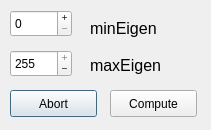
<?xml version="1.0" encoding="UTF-8"?>
<ui version="4.0">
 <class>Dialog_Eigen</class>
 <widget class="QDialog" name="Dialog_Eigen">
  <property name="geometry">
   <rect>
    <x>0</x>
    <y>0</y>
    <width>211</width>
    <height>130</height>
   </rect>
  </property>
  <property name="windowTitle">
   <string>Choose thresholds</string>
  </property>
  <widget class="QDoubleSpinBox" name="box_maxEigen">
   <property name="geometry">
    <rect>
     <x>10</x>
     <y>50</y>
     <width>62</width>
     <height>27</height>
    </rect>
   </property>
   <property name="buttonSymbols">
    <enum>QAbstractSpinBox::PlusMinus</enum>
   </property>
   <property name="decimals">
    <number>0</number>
   </property>
   <property name="minimum">
    <double>0.000000000000000</double>
   </property>
   <property name="maximum">
    <double>255.000000000000000</double>
   </property>
   <property name="singleStep">
    <double>1.000000000000000</double>
   </property>
   <property name="value">
    <double>255.000000000000000</double>
   </property>
  </widget>
  <widget class="QPushButton" name="abort">
   <property name="geometry">
    <rect>
     <x>10</x>
     <y>90</y>
     <width>87</width>
     <height>27</height>
    </rect>
   </property>
   <property name="text">
    <string>Abort</string>
   </property>
  </widget>
  <widget class="QPushButton" name="compute">
   <property name="geometry">
    <rect>
     <x>110</x>
     <y>90</y>
     <width>87</width>
     <height>27</height>
    </rect>
   </property>
   <property name="text">
    <string>Compute</string>
   </property>
  </widget>
  <widget class="QLabel" name="label">
   <property name="geometry">
    <rect>
     <x>90</x>
     <y>20</y>
     <width>81</width>
     <height>17</height>
    </rect>
   </property>
   <property name="font">
    <font>
     <pointsize>12</pointsize>
    </font>
   </property>
   <property name="text">
    <string>minEigen</string>
   </property>
  </widget>
  <widget class="QLabel" name="label_2">
   <property name="geometry">
    <rect>
     <x>90</x>
     <y>50</y>
     <width>81</width>
     <height>31</height>
    </rect>
   </property>
   <property name="font">
    <font>
     <pointsize>12</pointsize>
    </font>
   </property>
   <property name="text">
    <string>maxEigen</string>
   </property>
   <property name="alignment">
    <set>Qt::AlignLeading|Qt::AlignLeft|Qt::AlignVCenter</set>
   </property>
  </widget>
  <widget class="QDoubleSpinBox" name="box_minEigen">
   <property name="geometry">
    <rect>
     <x>10</x>
     <y>10</y>
     <width>62</width>
     <height>27</height>
    </rect>
   </property>
   <property name="buttonSymbols">
    <enum>QAbstractSpinBox::PlusMinus</enum>
   </property>
   <property name="decimals">
    <number>0</number>
   </property>
   <property name="minimum">
    <double>0.000000000000000</double>
   </property>
   <property name="maximum">
    <double>255.000000000000000</double>
   </property>
   <property name="singleStep">
    <double>1.000000000000000</double>
   </property>
   <property name="value">
    <double>0.000000000000000</double>
   </property>
  </widget>
 </widget>
 <resources/>
 <connections/>
</ui>
